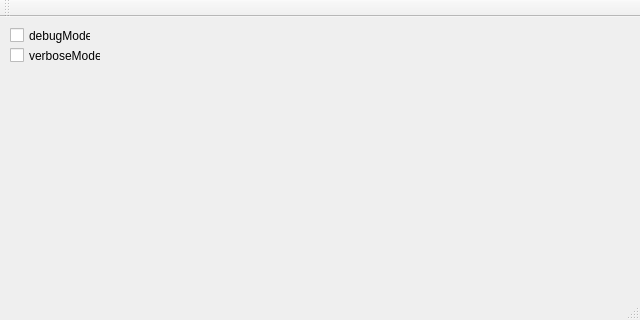
<?xml version="1.0" encoding="UTF-8"?>
<ui version="4.0">
 <class>MainWindow_calibrator</class>
 <widget class="QMainWindow" name="MainWindow_calibrator">
  <property name="geometry">
   <rect>
    <x>0</x>
    <y>0</y>
    <width>640</width>
    <height>320</height>
   </rect>
  </property>
  <property name="windowTitle">
   <string>MainWindow_calibrator</string>
  </property>
  <widget class="QWidget" name="centralWidget">
   <widget class="QCheckBox" name="debugMode">
    <property name="geometry">
     <rect>
      <x>10</x>
      <y>10</y>
      <width>81</width>
      <height>17</height>
     </rect>
    </property>
    <property name="text">
     <string>debugMode</string>
    </property>
   </widget>
   <widget class="QCheckBox" name="verboseMode">
    <property name="geometry">
     <rect>
      <x>10</x>
      <y>30</y>
      <width>91</width>
      <height>17</height>
     </rect>
    </property>
    <property name="text">
     <string>verboseMode</string>
    </property>
   </widget>
  </widget>
  <widget class="QMenuBar" name="menuBar">
   <property name="geometry">
    <rect>
     <x>0</x>
     <y>0</y>
     <width>640</width>
     <height>21</height>
    </rect>
   </property>
  </widget>
  <widget class="QToolBar" name="mainToolBar">
   <attribute name="toolBarArea">
    <enum>TopToolBarArea</enum>
   </attribute>
   <attribute name="toolBarBreak">
    <bool>false</bool>
   </attribute>
  </widget>
  <widget class="QStatusBar" name="statusBar"/>
 </widget>
 <layoutdefault spacing="6" margin="11"/>
 <resources/>
 <connections/>
</ui>
